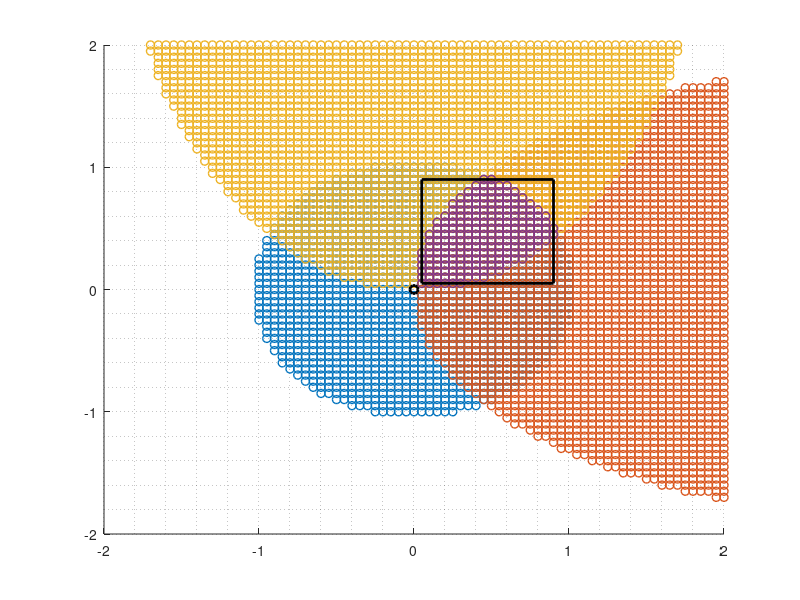

Write MATLAB code to recreate this figure.
clear all, close all, clc

% Important
phi_max = 40; % maximo phi

% Parámetros
z = 0.76;      % altura del receptor
H = 2;        % altura transmisor
h = H - z;    % diferencia vertical

tilt = 40;                % inclinación [deg]
azimuth_1 = 0;            % azimut [deg]
azimuth_2 = 90;            % azimut [deg]

n_r = [0,0,1]';           % normal receptor (mirando al techo)
n_t = [0,0,-1; ...
       sind(tilt)*cosd(azimuth_1), sind(tilt)*sind(azimuth_1), -cosd(tilt);...
       sind(tilt)*cosd(azimuth_2), sind(tilt)*sind(azimuth_2), -cosd(tilt)]'; % 3x2

T = [0,0,H]';             % posición del Tx

% Grilla 2D
dx = 0.05;
Rx = -2:dx:2;
Ry = -2:dx:2;
[XX,YY] = meshgrid(Rx,Ry);
NN = numel(XX);
R = [XX(:)'; YY(:)'; z*ones(1,NN)];  % puntos del receptor

d      = R - T;
d_norm = sqrt(sum(d.^2,1));
d_unit = d ./ d_norm;

cos_phi = n_t' * d_unit;        % 2xN (emisión para ambos modos)
phi     = acosd(cos_phi);        % 2xN

phi_c = (phi<=phi_max);
R_nt1 = R(:,phi_c(1,:)==1);
R_nt2 = R(:,phi_c(2,:)==1);
R_nt3 = R(:,phi_c(3,:)==1);
R_filter = R(:,sum(phi_c,1)==3);
length(R_filter)


% Rangos en X e Y
x_min = min(R_filter(1,:));  x_max = max(R_filter(1,:)); x_max-x_min
y_min = min(R_filter(2,:));  y_max = max(R_filter(2,:)); y_max-y_min
z0    = R_filter(3,1);       % misma Z que los puntos filtrados (todos iguales)

% ---------- (A) Rectángulo mínimo alineado a ejes ----------
Xr = [x_min, x_max, x_max, x_min, x_min];
Yr = [y_min, y_min, y_max, y_max, y_min];
Zr = z0 * ones(1,5);


figure(1)
hold on
plot3(R_nt1(1,:),R_nt1(2,:),R_nt1(3,:),'o','LineWidth',1)
plot3(R_nt2(1,:),R_nt2(2,:),R_nt2(3,:),'o','LineWidth',1)
plot3(R_nt3(1,:),R_nt3(2,:),R_nt3(3,:),'o','LineWidth',1)
plot3(R_filter(1,:),R_filter(2,:),R_filter(3,:),'o','LineWidth',1)
plot3(0,0,0.76,'o','LineWidth',2,'Color','k')
plot3(Xr, Yr, Zr, '-','LineWidth',2,'Color','k')
axis([-2 2 -2 2 0 2])
grid minor

% ref. como angulo angulo que forma el vector n_t_1 con en la esquina
phi_corner = acosd(h/sqrt(x_max^2 + y_max^2 + h^2))
